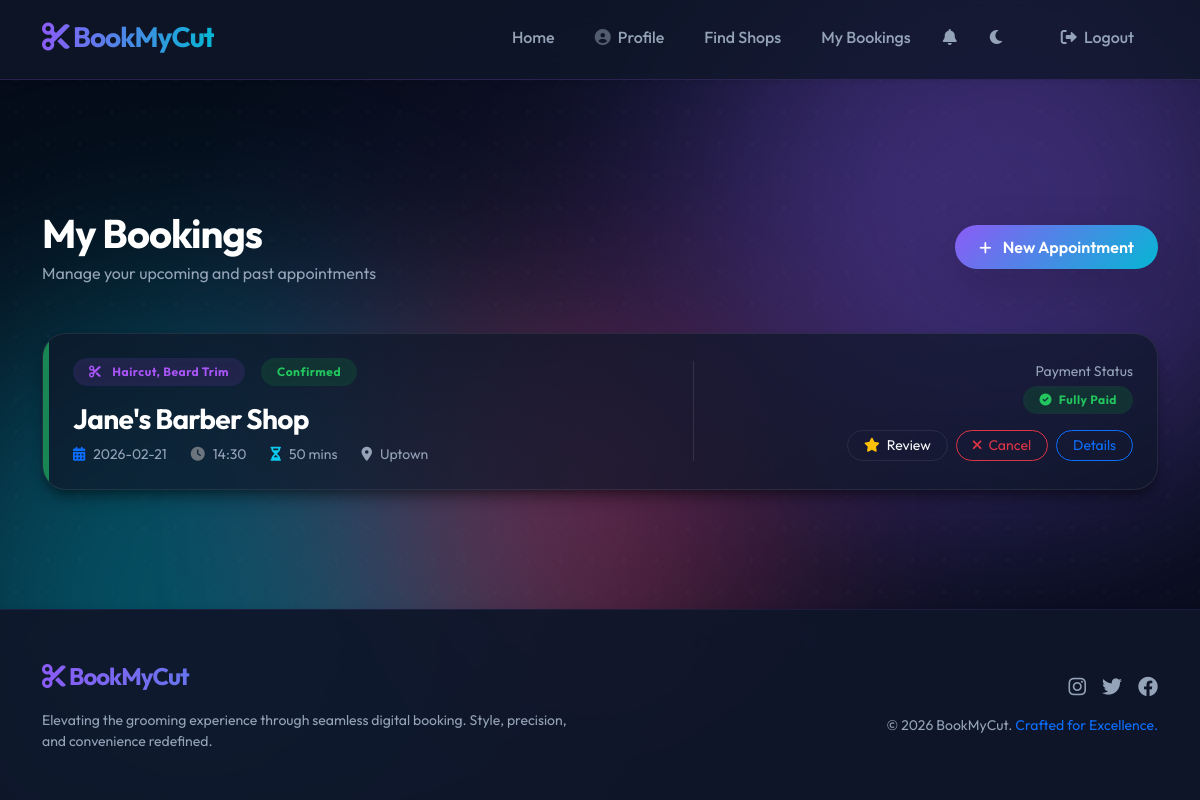
/dashboard (signed in), run on the app's committed database.
### tables this page shows
CREATE TABLE appointments (
    id INTEGER PRIMARY KEY AUTOINCREMENT,
    user_id INTEGER NOT NULL,
    shop_id INTEGER NOT NULL,
    service_id INTEGER NULL,
    appointment_date DATE NOT NULL,
    appointment_time TIME NOT NULL,
    total_duration INTEGER NOT NULL DEFAULT 0,
    total_price DECIMAL(10, 2) NOT NULL DEFAULT 0,
    status TEXT DEFAULT 'pending' CHECK(status IN ('pending', 'confirmed', 'cancelled', 'completed')),
    payment_status TEXT DEFAULT 'unpaid' CHECK(payment_status IN ('unpaid', 'partially_paid', 'paid')),
    created_at TIMESTAMP DEFAULT (datetime('now', 'localtime')),
    FOREIGN KEY (user_id) REFERENCES users(id) ON DELETE CASCADE,
    FOREIGN KEY (shop_id) REFERENCES shops(id) ON DELETE CASCADE,
    FOREIGN KEY (service_id) REFERENCES services(id) ON DELETE SET NULL
);

### app.py (the view)
@app.route('/dashboard')
def customer_dashboard():
    if not is_logged_in() or session['role'] != 'customer':
        return redirect(url_for('login'))
    cursor = get_db_cursor()
    cursor.execute('''
        SELECT a.*, GROUP_CONCAT(s.name, ', ') as services_list, sh.name as shop_name, sh.area
        FROM appointments a
        LEFT JOIN appointment_services asrv ON a.id = asrv.appointment_id
        LEFT JOIN services s ON asrv.service_id = s.id
        JOIN shops sh ON a.shop_id = sh.id
        WHERE a.user_id = ?
        GROUP BY a.id
        ORDER BY a.appointment_date DESC
    ''', (session['id'],))
    appointments = cursor.fetchall()
    return render_template('customer_dashboard.html', appointments=appointments)

### app.py (called while the page is built)
def get_db_cursor():
    return db.connection.cursor()

def is_logged_in():
    return 'loggedin' in session

def is_owner():
    return 'role' in session and session['role'] == 'shop_owner'

@app.context_processor
def inject_shop_status():
    unread_count = 0
    if is_logged_in():
        from flask import g
        cursor = get_db_cursor()
        cursor.execute("SELECT COUNT(*) as count FROM notifications WHERE user_id = ? AND is_read = FALSE", (session['id'],))
        res = cursor.fetchone()
        unread_count = res['count'] if res else 0
    if is_logged_in() and is_owner():
        cursor = get_db_cursor()
        cursor.execute('SELECT id FROM shops WHERE owner_id = ?', (session['id'],))
        shop = cursor.fetchone()
        return {'owner_has_shop': shop is not None, 'owner_shop_id': shop['id'] if shop else None, 'unread_notifications': unread_count}
    return {'owner_has_shop': False, 'owner_shop_id': None, 'unread_notifications': unread_count}

    @property
    def connection(self):
        if 'db_conn' not in g:
            g.db_conn = sqlite3.connect(self.db_path)
            g.db_conn.row_factory = sqlite3.Row
            g.db_conn.execute("PRAGMA foreign_keys = ON")
        return g.db_conn

### templates/customer_dashboard.html (shortened to what this page needs)
{% extends 'base.html' %}
{% block content %}
<div class="row align-items-center mb-5 fade-in">
    <div class="col-md-6">
        <h1 class="fw-bold text-white mb-1">My Bookings</h1>
        <p class="text-muted mb-0">Manage your upcoming and past appointments</p>
    </div>
    <div class="col-md-6 text-md-end mt-3 mt-md-0">
        <a href="{{ url_for('list_shops') }}" class="btn btn-primary rounded-pill px-4 shadow-lg">
            <i class="fas fa-plus me-2 small"></i> New Appointment
        </a>
    </div>
</div>
<div class="row fade-in delay-1">
    <div class="col-md-12">
        {% if appointments %}
        <div class="appointment-container d-flex flex-column gap-4">
            {% for appt in appointments %}
            <div class="glass-card p-0 overflow-hidden fade-in shadow-xl mb-2" style="border-radius: 24px;">
                <div class="row g-0">
                    <div class="col-auto bg-{{ 'success' if appt.status == 'confirmed' else 'secondary-subtle' }}"
                        style="width: 6px;"></div>
                    <div class="col p-4">
                        <div class="row align-items-center">
                            <div class="col-md-7">
                                <div class="d-flex align-items-center mb-3">
                                    <span class="badge badge-soft-primary rounded-pill me-3 px-3 py-2">
                                        <i class="fas fa-scissors me-2"></i> {{ appt.services_list|truncate(40) }}
                                    </span>
                                    <span
                                        class="badge badge-soft-{{ 'success' if appt.status == 'confirmed' else 'secondary' }} rounded-pill px-3 py-2">
                                        {{ appt.status|title }}
                                    </span>
                                </div>
                                <h3 class="text-white fw-bold mb-2">{{ appt.shop_name }}</h3>
                                <div class="d-flex flex-wrap gap-4 text-muted small">
                                    <div class="d-flex align-items-center">
                                        <i class="fas fa-calendar-alt me-2 text-primary"></i>
                                        {{ appt.appointment_date }}
                                    </div>
                                    <div class="d-flex align-items-center">
                                        <i class="fas fa-clock me-2 text-secondary"></i>
                                        {{ appt.appointment_time }}
                                    </div>
                                    <div class="d-flex align-items-center">
                                        <i class="fas fa-hourglass-half me-2 text-info"></i>
                                        {{ appt.total_duration }} mins
                                    </div>
                                    <div class="d-flex align-items-center">
                                        <i class="fas fa-map-marker-alt me-2 text-accent"></i>
                                        {{ appt.area }}
                                    </div>
                                </div>
                            </div>
                            <div
                                class="col-md-5 text-md-end mt-4 mt-md-0 border-start border-white border-opacity-10 ps-md-5">
                                <div class="mb-3">
                                    <span class="text-muted small d-block mb-1">Payment Status</span>
                                    {% if appt.payment_status == 'paid' %}
                                    <span class="badge badge-soft-success rounded-pill px-3 py-2">
                                        <i class="fas fa-check-circle me-1"></i> Fully Paid
                                    </span>
                                    {% elif appt.payment_status == 'partially_paid' %}
                                    <span class="badge badge-soft-warning rounded-pill px-3 py-2 text-warning">
                                        <i class="fas fa-adjust me-1"></i> Partial (50%)
                                    </span>
                                    {% else %}
                                    <span class="badge badge-soft-danger rounded-pill px-3 py-2">
                                        <i class="fas fa-exclamation-circle me-1"></i> Unpaid
                                    </span>
                                    {% endif %}
                                </div>
                                <div class="d-flex flex-wrap justify-content-md-end gap-2">
                                    {% if appt.status == 'confirmed' and appt.payment_status == 'paid' %}
                                    <a href="{{ url_for('shop_details', shop_id=appt.shop_id) }}#reviews"
                                        class="btn btn-outline-light btn-sm rounded-pill px-3 card-hover-effect">
                                        <i class="fas fa-star me-1 text-warning"></i> Review
                                    </a>
                                    {% endif %}
                                    {% if appt.status in ['pending', 'confirmed'] %}
                                    <form action="{{ url_for('cancel_appointment', appointment_id=appt.id) }}"
                                        method="POST" class="d-inline"
                                        onsubmit="return confirm('Are you sure you want to cancel this booking?');">
                                        <button type="submit" class="btn btn-outline-danger btn-sm rounded-pill px-3">
                                            <i class="fas fa-times me-1"></i> Cancel
                                        </button>
                                    </form>
                                    {% endif %}
                                    <a href="{{ url_for('shop_details', shop_id=appt.shop_id) }}"
                                        class="btn btn-outline-primary btn-sm rounded-pill px-3">
                                        Details
                                    </a>
                                </div>
                            </div>
                        </div>
                    </div>
                </div>
            </div>
            {% endfor %}
        </div>
        {% endif %}
    </div>
</div>
{% endblock %}

### static/css/style.css (style rules this page uses)
:root { --bg-color: #050b18; --surface-color: #0f172a; --primary-color: #8b5cf6; --primary-glow: rgba(139, 92, 246, 0.5); --secondary-color: #06b6d4; --secondary-glow: rgba(6, 182, 212, 0.5); --accent-color: #f43f5e; --text-color: #f8fafc; --text-muted: #94a3b8; --glass-bg: rgba(15, 23, 42, 0.7); --glass-border: rgba(255, 255, 255, 0.08); --shadow-sm: 0 1px 2px 0 rgba(0, 0, 0, 0.05); --shadow-md: 0 4px 6px -1px rgba(0, 0, 0, 0.1), 0 2px 4px -1px rgba(0, 0, 0, 0.06); --shadow-lg: 0 10px 15px -3px rgba(0, 0, 0, 0.4), 0 4px 6px -2px rgba(0, 0, 0, 0.2); --shadow-xl: 0 20px 25px -5px rgba(0, 0, 0, 0.5), 0 10px 10px -5px rgba(0, 0, 0, 0.3); --nav-bg: rgba(15, 23, 42, 0.8); --footer-bg: rgba(15, 23, 42, 0.95); --card-hover-bg: linear-gradient(145deg, rgba(139, 92, 246, 0.1), rgba(6, 182, 212, 0.05)); --transition-speed: 0.3s; --slot-grid-bg: rgba(0, 0, 0, 0.3); --slot-btn-border: rgba(255, 255, 255, 0.1); --hero-title-gradient: linear-gradient(135deg, #ffffff 0%, #cbd5e1 100%); --hero-text-clr: rgba(248, 250, 252, 0.85); --hero-border-clr: rgba(255, 255, 255, 0.12); --hero-glow-opacity: 0.3; --aurora-1: #8b5cf6; --aurora-2: #06b6d4; --aurora-3: #f43f5e; --aurora-4: #6366f1; --dot-color: rgba(255, 255, 255, 0.05); --card-sub-bg: rgba(255, 255, 255, 0.03); --inner-border: rgba(255, 255, 255, 0.1); }
body { font-family: 'Outfit', sans-serif; background-color: var(--bg-color); color: var(--text-color); display: flex; flex-direction: column; min-height: 100vh; overflow-x: hidden; position: relative; transition: background-color var(--transition-speed), color var(--transition-speed); }
.glass-card { background: var(--glass-bg); backdrop-filter: blur(16px) saturate(180%); -webkit-backdrop-filter: blur(16px) saturate(180%); border: 1px solid var(--glass-border); border-radius: 20px; box-shadow: var(--shadow-lg); transition: all 0.5s cubic-bezier(0.23, 1, 0.32, 1); position: relative; overflow: hidden; }
.text-muted { color: var(--text-muted) !important; }
.btn-primary { background: linear-gradient(135deg, var(--primary-color), var(--secondary-color)); border: none; color: white; font-weight: 600; padding: 0.6rem 1.5rem; border-radius: 10px; box-shadow: 0 4px 15px rgba(139, 92, 246, 0.3); transition: all 0.4s cubic-bezier(0.175, 0.885, 0.32, 1.275); }
.btn-primary { position: relative; overflow: hidden; }
.btn-outline-light { border-color: var(--glass-border); color: var(--text-color); }
h1, h2, h3, h4, h5, h6 { font-weight: 700; letter-spacing: -0.025em; }
.fade-in { animation: slideUp 0.8s cubic-bezier(0.2, 0.8, 0.2, 1) forwards; }
.delay-1 { transition-delay: 0.1s; }
.badge-soft-primary { background: rgba(139, 92, 246, 0.15); color: #a855f7; font-weight: 600; backdrop-filter: blur(10px); }
.badge { padding: 0.6em 1.2em; font-weight: 700; letter-spacing: 0.5px; border-radius: 50px; backdrop-filter: blur(4px); }
.badge-soft-primary { background: rgba(139, 92, 246, 0.15) !important; color: #a855f7 !important; }
.badge-soft-success { background: rgba(34, 197, 94, 0.15) !important; color: #22c55e !important; }
.btn-primary { background: linear-gradient(135deg, var(--primary-color), var(--secondary-color)); border: none; box-shadow: 0 4px 15px rgba(139, 92, 246, 0.3); color: white; font-weight: 600; padding: 0.6rem 1.5rem; border-radius: 10px; transition: all 0.4s cubic-bezier(0.175, 0.885, 0.32, 1.275); }

### data on the page
appointments: services_list "Haircut, Beard Trim", status "Confirmed", shop_name "Jane's Barber Shop", appointment_date "2026-02-21", appointment_time "14:30", total_duration "50", area "Uptown", payment_status "paid" (drawn)
